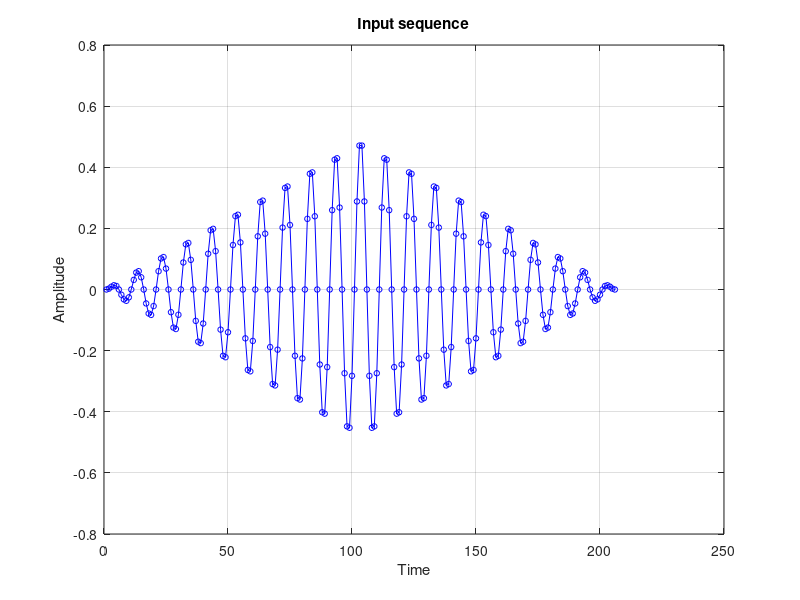
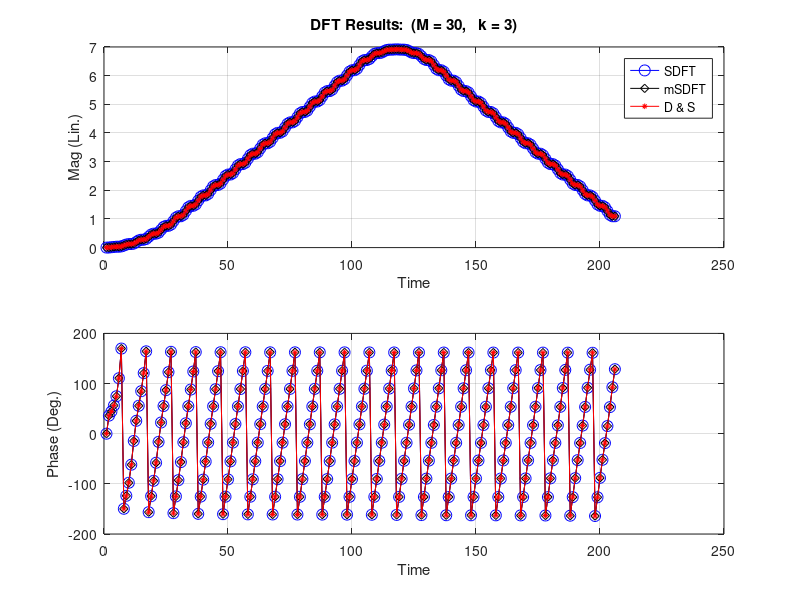

The MATLAB script that drew these images, in order:

% Matlab code for article "Accurate, Guaranteed-Stable, 
%  Sliding DFT", by Krzysztof Duda

clear, clc
%% Define DFT parameters
M = 30; 			%DFT length
k = 3;			%DFT bin to be computed
r = 0.99999;		%for r<1 the pole is moved inside the unit circle

W = exp(j*2*pi/M);	%twiddle factor

%% Create a test input signal
Npts = 206;       % Number of test signal samples
x = sin(2*pi*k*(0:Npts/2-1)/M).*(0:Npts/2 -1)/Npts;	% Random test signal
x = [x, fliplr(x)];	% Random test signal

%x = rand(1,Npts);	% Random test signal

% Plot input sequence
figure(1)
plot(x, '-bo', 'markersize', 4)
title('Input sequence')
xlabel('Time')
ylabel('Amplitude')
grid on, zoom on

%% Initial values
xmr = 1;
X0R = 0;
X0M = 0;
X0D = 0;
xn_M= 0;
fifo= zeros(1,M);

for n=1:length(x);
%% FIFO buffer
	fifo= [fifo(2:M) x(n)];
%% SDFT for r=1 or rSDFT for r<1
	X0R = r*W^(k)*(X0R+x(n)-r^M*xn_M); %(11)
SDFT_Out_Mag(n) = abs(X0R);          % Output magnitude
SDFT_Out_Phase(n) = atan2(imag(X0R), real(X0R))*180/pi; % Output phase

%% mSDFT
	X1M = X0M+xmr*( x(n)-xn_M ); % Fig.1(d)
	X0M = X1M;
	if mod(n,M)
		xmr=xmr*W^(-k);		%modulating sequence
		X1M = X1M*conj(xmr);	%phase correction
	else
		xmr=1;
	end
mSDFT_Out_Mag(n) = abs(X1M);          % Output magnitude
mSDFT_Out_Phase(n) = atan2(imag(X1M), real(X1M))*180/pi; % Output phase

%% S. Douglas and J. Soh algorithm
	if mod(n,M)==0
		X1D = r*W^k*(X0D-xn_M)+ W^k*x(n); %(15)
	else
		X1D = W^k*(X0D-r*xn_M+x(n)); %(15)
 	end
	X0D = X1D;
D_and_S_Out_Mag(n) = abs(X1D);          % Output magnitude
D_and_S_Out_Phase(n) = atan2(imag(X1D), real(X1D))*180/pi; % Output phase

%% new xn_M
 	xn_M = fifo(1);
end

figure(2)
subplot(2,1,1)
plot(SDFT_Out_Mag, '-bo', 'markersize', 8)
hold on
plot(mSDFT_Out_Mag, '-kd', 'markersize', 6)
plot(D_and_S_Out_Mag, '-r*', 'markersize', 4)
hold off
legend('SDFT', 'mSDFT', 'D & S')
title(['DFT Results:  (M = ',num2str(M),',   k = ',num2str(k),')'])
xlabel('Time')
ylabel('Mag (Lin.)')
grid on, zoom on

subplot(2,1,2)
plot(SDFT_Out_Phase, '-bo', 'markersize', 8)
hold on
plot(mSDFT_Out_Phase, '-kd', 'markersize', 6)
plot(D_and_S_Out_Phase, '-r*', 'markersize', 4)
hold off
grid on, zoom on
xlabel('Time')
ylabel('Phase (Deg.)')

